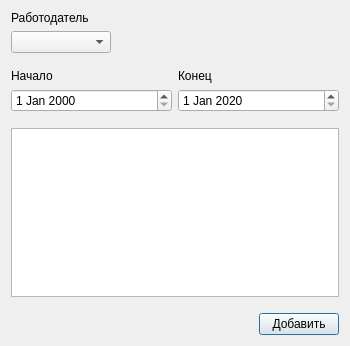
<?xml version="1.0" encoding="UTF-8"?>
<ui version="4.0">
 <class>SearchPractice</class>
 <widget class="QDialog" name="SearchPractice">
  <property name="geometry">
   <rect>
    <x>0</x>
    <y>0</y>
    <width>350</width>
    <height>346</height>
   </rect>
  </property>
  <property name="windowTitle">
   <string>Dialog</string>
  </property>
  <layout class="QVBoxLayout" name="verticalLayout_4">
   <item>
    <layout class="QVBoxLayout" name="verticalLayout_3">
     <item>
      <widget class="QLabel" name="label_3">
       <property name="text">
        <string>Работодатель</string>
       </property>
      </widget>
     </item>
     <item>
      <widget class="QComboBox" name="comboBox">
       <property name="maximumSize">
        <size>
         <width>100</width>
         <height>16777215</height>
        </size>
       </property>
      </widget>
     </item>
    </layout>
   </item>
   <item>
    <spacer name="verticalSpacer">
     <property name="orientation">
      <enum>Qt::Vertical</enum>
     </property>
     <property name="sizeType">
      <enum>QSizePolicy::Fixed</enum>
     </property>
     <property name="sizeHint" stdset="0">
      <size>
       <width>20</width>
       <height>10</height>
      </size>
     </property>
    </spacer>
   </item>
   <item>
    <layout class="QHBoxLayout" name="horizontalLayout">
     <item>
      <layout class="QVBoxLayout" name="verticalLayout">
       <item>
        <widget class="QLabel" name="label">
         <property name="text">
          <string>Начало</string>
         </property>
        </widget>
       </item>
       <item>
        <widget class="QDateEdit" name="dateEditBegininng"/>
       </item>
      </layout>
     </item>
     <item>
      <layout class="QVBoxLayout" name="verticalLayout_2">
       <item>
        <widget class="QLabel" name="labelEnding">
         <property name="text">
          <string>Конец</string>
         </property>
        </widget>
       </item>
       <item>
        <widget class="QDateEdit" name="dateEditEnd">
         <property name="dateTime">
          <datetime>
           <hour>0</hour>
           <minute>0</minute>
           <second>0</second>
           <year>2020</year>
           <month>1</month>
           <day>1</day>
          </datetime>
         </property>
        </widget>
       </item>
      </layout>
     </item>
    </layout>
   </item>
   <item>
    <spacer name="verticalSpacer_2">
     <property name="orientation">
      <enum>Qt::Vertical</enum>
     </property>
     <property name="sizeType">
      <enum>QSizePolicy::Fixed</enum>
     </property>
     <property name="sizeHint" stdset="0">
      <size>
       <width>20</width>
       <height>10</height>
      </size>
     </property>
    </spacer>
   </item>
   <item>
    <widget class="QTableView" name="tableViewPractice">
     <attribute name="horizontalHeaderStretchLastSection">
      <bool>true</bool>
     </attribute>
    </widget>
   </item>
   <item>
    <spacer name="verticalSpacer_3">
     <property name="orientation">
      <enum>Qt::Vertical</enum>
     </property>
     <property name="sizeType">
      <enum>QSizePolicy::Fixed</enum>
     </property>
     <property name="sizeHint" stdset="0">
      <size>
       <width>20</width>
       <height>10</height>
      </size>
     </property>
    </spacer>
   </item>
   <item>
    <layout class="QHBoxLayout" name="horizontalLayout_2">
     <item>
      <spacer name="horizontalSpacer">
       <property name="orientation">
        <enum>Qt::Horizontal</enum>
       </property>
       <property name="sizeHint" stdset="0">
        <size>
         <width>40</width>
         <height>20</height>
        </size>
       </property>
      </spacer>
     </item>
     <item>
      <widget class="QPushButton" name="pushButton">
       <property name="text">
        <string>Добавить</string>
       </property>
      </widget>
     </item>
    </layout>
   </item>
  </layout>
 </widget>
 <resources/>
 <connections/>
</ui>
